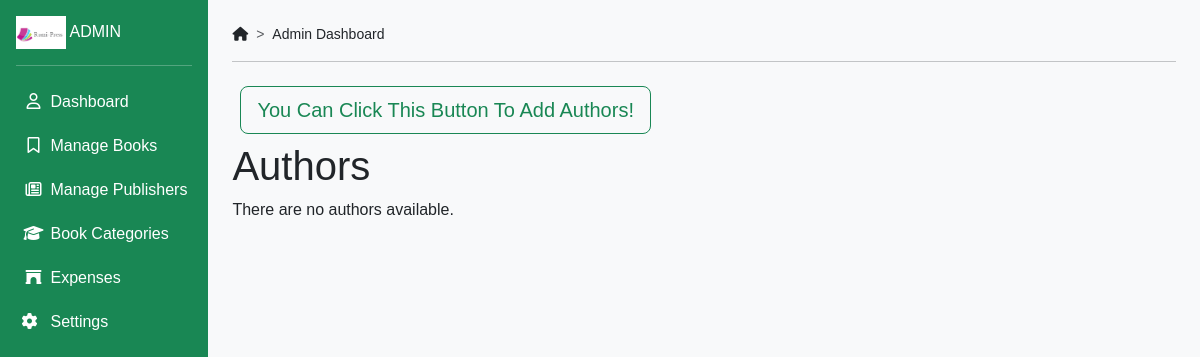
The app's page /authors/, older data.
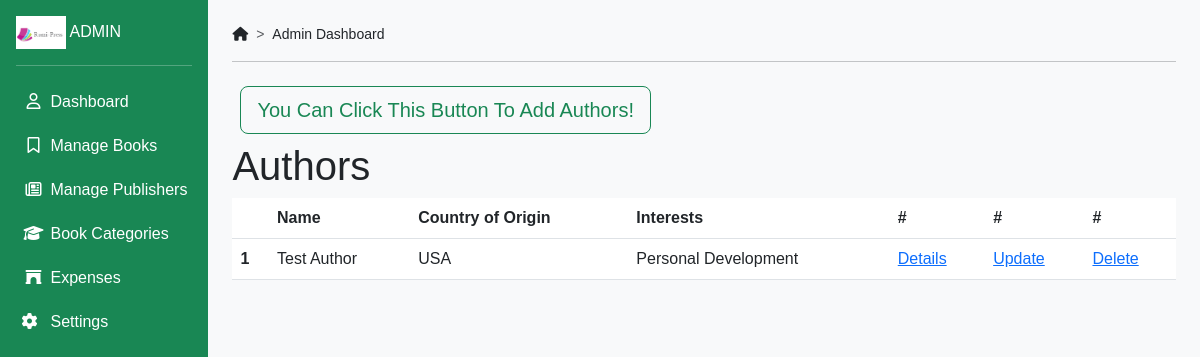
The same page, newer data.
### main/models.py (models this page shows, shortened)
class Authors(models.Model):
    name = models.CharField(max_length=100)
    country_of_origin = models.CharField(max_length=25, blank=True)
    date_born = models.DateField(blank=True)
    interests = models.CharField(max_length=255, blank=True)
    bio = models.TextField(max_length=500, blank=True)

### main/views.py (the view)
# urls.py: path('authors/', views.AuthorsListView.as_view(), name='authors'),
class AuthorsListView(generic.ListView):
    model = Authors
    context_object_name = 'authors'
    template_name = 'main/authors.html'

### templates/main/authors.html
{% extends './dashboard.html'%}
{% block content %}
<div class="container-fluid p-2">
  <a type="button" class="btn btn-outline-success btn-lg btn-block" href="{%url 'add_authors'%}">You Can Click This Button To Add Authors!</a>
</div>
<h1>Authors</h1>
{% if authors %}
<table class="table">
  <thead class="thead-dark">
    <tr>
      <th scope="col"></th>
      <th scope="col">Name</th>
      <th scope="col">Country of Origin</th>
      <th scope="col">Interests</th>
      <th scope="cole">#</th>
      <th scope="cole">#</th>
      <th scope="cole">#</th>
    </tr>
  </thead>
  {% for author in authors %}
  <tbody>
    <tr>
      <th scope="row">{{author.id}}</th>
      <td>{{author.name}}</td>
      <td>{{author.country_of_origin}}</td>
      <td>{{author.interests}}</td>
      <td><a href="{% url 'author_details' pk=author.pk %}">Details</a></td>
      <td><a href="{% url 'update_author' author.id %}">Update</a></td>
      <td><a href="{% url 'delete_author' author.id %}">Delete</a></td>
    </tr>
  </tbody>
  {% endfor %}
</table>
{% else %}
<p>There are no authors available.</p>
{% endif %}
{% endblock %}

Row changes from the older to the newer data that the page shows:
added Authors: id "1", name "Test Author", country_of_origin "USA", interests "Personal Development"
Text that changed along with them:
text no longer shown: "There are no authors available."
text now shown: "Name Country of Origin Interests # # #"
